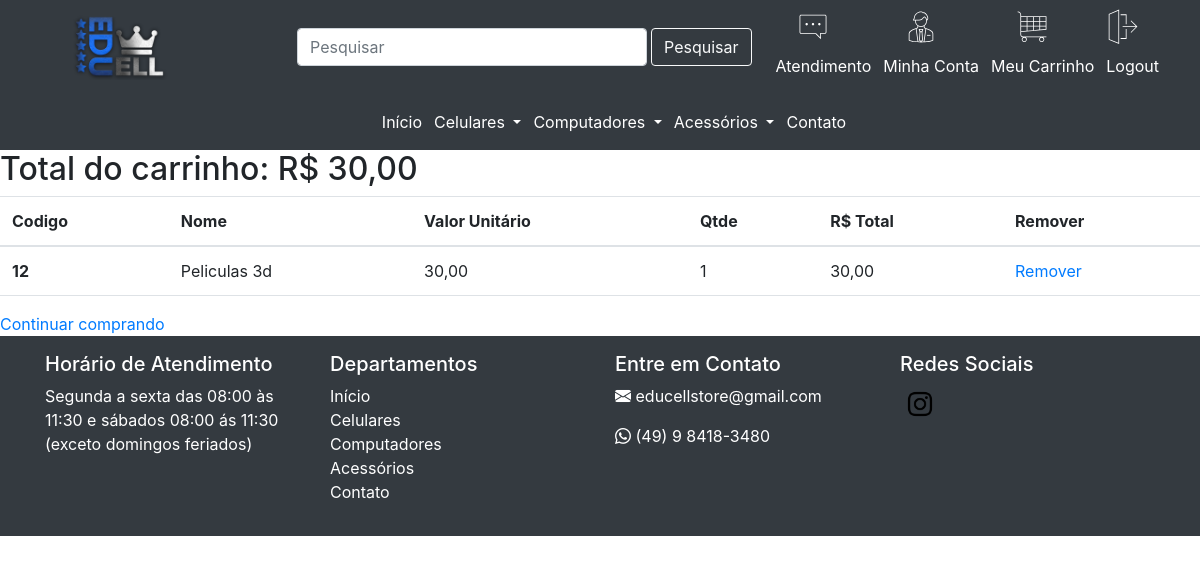
Screenshot of /carrinho-compra.php?produto=add&id=12 with the database file from the repository.
### tables this page shows
CREATE TABLE `produtos` (
  `id` int(11) NOT NULL,
  `nome` varchar(255) NOT NULL,
  `img` varchar(1000) NOT NULL,
  `descricao` text DEFAULT NULL,
  `preco_anterior` decimal(10,2) NOT NULL,
  `preco_atual` decimal(10,2) NOT NULL,
  `estoque` int(11) NOT NULL,
  `id_categoria` int(11) NOT NULL,
  `id_subcategoria` int(11) NOT NULL
);

### carrinho-compra.php (the view, shortened to what this page needs)
<?php
include 'header.php';
include 'config.php';
$conn = new mysqli($servername, $username, $password, $database);
$total = 0;
foreach($_SESSION['carrinho'] as $id => $quantidade) {
  $produto = $conn->query("SELECT * FROM produtos WHERE id = '$id'")->fetch_assoc();
  $total += $produto['preco_atual'] * $quantidade;
}
echo "<h2>Total do carrinho: R$ " . number_format($total, 2, ',', '.') . "</h2>";
?>
<table class="table">
  <thead>
    <tr>
      <th scope="col">Codigo</th>
      <th scope="col">Nome</th>
      <th scope="col">Valor Unitário</th>
      <th scope="col">Qtde</th>
      <th scope="col">R$ Total</th>
      <th scope="col">Remover</th>
    </tr>
  </thead>
<?php
if (count($_SESSION['carrinho']) ==0){
	echo "Não há produtos no carrinho";
}else{
  foreach(array_keys($_SESSION['carrinho']) as $id) {
    $sql = "SELECT * FROM produtos WHERE id = '$id'";
    $result = $conn->query($sql);
    $produto = $result->fetch_assoc();
    $nome = $produto['nome'];
    $preco = number_format($produto['preco_atual'], 2, ',', '.');
    $quantidade = $_SESSION['carrinho'][$id];
    $total = number_format($quantidade * $produto['preco_atual'], 2, ',', '.');
    echo '<tbody>
            <tr>
                <th scope="row">' . $id . '</th>
                <td>' . $nome . '</td>
                <td>' . $preco . '</td>
                <td>' . $quantidade . '</td>
                <td>' . $total . '</td>
                <td><a href="carrinho-compra.php?acao=del&id=' .$id.'">Remover</a></td>
            </tr>
        </tbody>';
      }
    }
    ?>
</table>
<a href="index.php">Continuar comprando</a>
<?php
include 'footer.php';
?>

### rows the page displays
produtos: id "12", nome "Peliculas 3d", preco_atual "30,00", quantidade "1"

### other values shown
$total "30,00"
